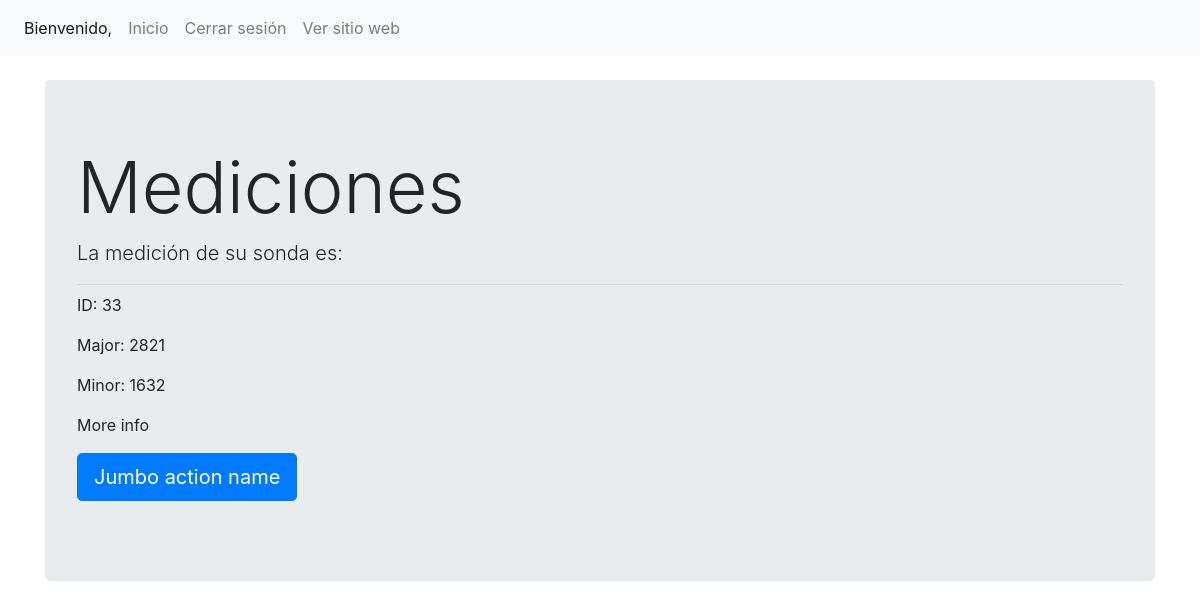
Page /user/inicio.php on the earlier database version.
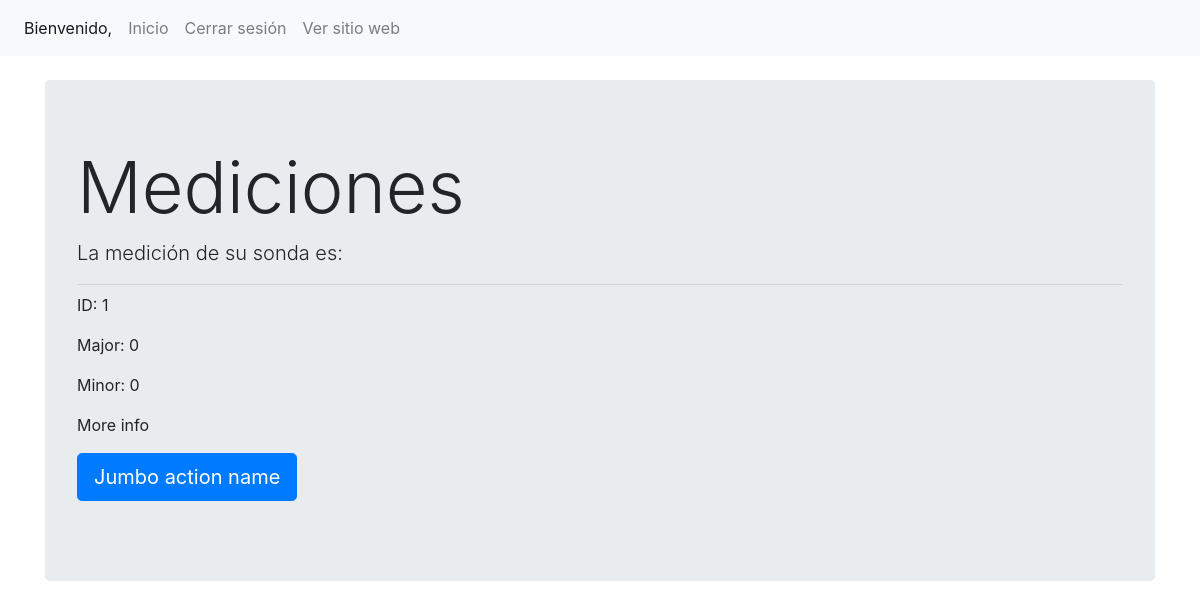
Same page on the later database version.
### tables this page shows
CREATE TABLE `medicion` (
  `id` int(10) NOT NULL AUTO_INCREMENT,
  `id sonda` int(15) NOT NULL,
  `fecha` date NOT NULL,
  `hora` time(6) NOT NULL,
  `Latitud` float NOT NULL,
  `Longitud` double NOT NULL,
  `Humedad` int(100) NOT NULL,
  `Temperatura` float NOT NULL,
  `Contaminacion` float NOT NULL,
  PRIMARY KEY (`id`),
  KEY `idsonda` (`id sonda`),
  CONSTRAINT `idsonda` FOREIGN KEY (`id sonda`) REFERENCES `sonda` (`id sonda`) ON DELETE NO ACTION ON UPDATE CASCADE
);

### bd/controlador.php (called while the page is built, shortened)
<?php
$servername = "localhost";
$username = "root";
$password = "";
$dbname = "proyecto3a";
$conn = new mysqli($servername, $username, $password, $dbname);
$sql = "SELECT * FROM medicion ORDER BY id DESC LIMIT 1";
$result = $conn->query($sql);
if ($result->num_rows > 0) {
    $row = $result->fetch_assoc();
} else {
    $row = array();
}
?>

### user/inicio.php (the view, shortened to what this page needs)
<!doctype html>
<html lang="en">
<head>
    <link rel="stylesheet" href="https://stackpath.bootstrapcdn.com/bootstrap/4.3.1/css/bootstrap.min.css"
>
</head>
<body>
    <?php $url = "http://" . $_SERVER['HTTP_HOST'] ?>
    <nav class="navbar navbar-expand navbar-light bg-light">
        <div class="nav navbar-nav">
            <a class="nav-item nav-link active" href="#"> Bienvenido, <?php echo $_SESSION['usuario'];?> </a>
            <a class="nav-item nav-link" href="<?php echo $url; ?>/user/inicio.php">Inicio</a>
            <a class="nav-item nav-link" href="<?php echo $url; ?>/user/cerrar.php">Cerrar sesión</a>
            <a class="nav-item nav-link" href="<?php echo $url; ?>">Ver sitio web</a>
        </div>
    </nav>
    <br>
    <div class="container">
        <div class="row">
            <div class="col-md-12">
                <div class="jumbotron">
                    <h1 class="display-3">Mediciones</h1>
                    <p class="lead">La medición de su sonda es: </p>
                    <hr class="my-2">
                    <?php
                    include '../bd/controlador.php';
                    if (!empty($row)) {
                        echo "<p>ID: " . $row["id"] . "</p>";
                        echo "<p>Major: " . $row["Temperatura"] . "</p>";
                        echo "<p>Minor: " . $row["Contaminacion"] . "</p>";
                    } else {
                        echo "<p>No se encontraron entradas en la tabla testB.</p>";
                    }
                    ?>
                       <p>More info</p>
                    <p class="lead">
                        <a class="btn btn-primary btn-lg" href="Jumbo action link" role="button">Jumbo action name</a>
                    </p>
                </div>
            </div>
        </div>
    </div>
</body>
</html>

Differences in the rows shown:
removed medicion: id "33", Temperatura "2821", Contaminacion "1632"
now on this page (row unchanged): medicion: id "1", Temperatura "0", Contaminacion "0"
